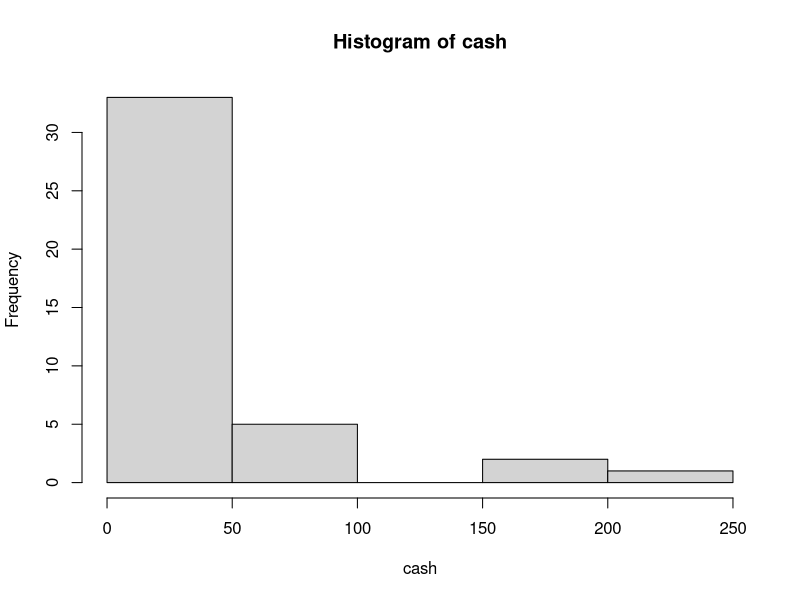
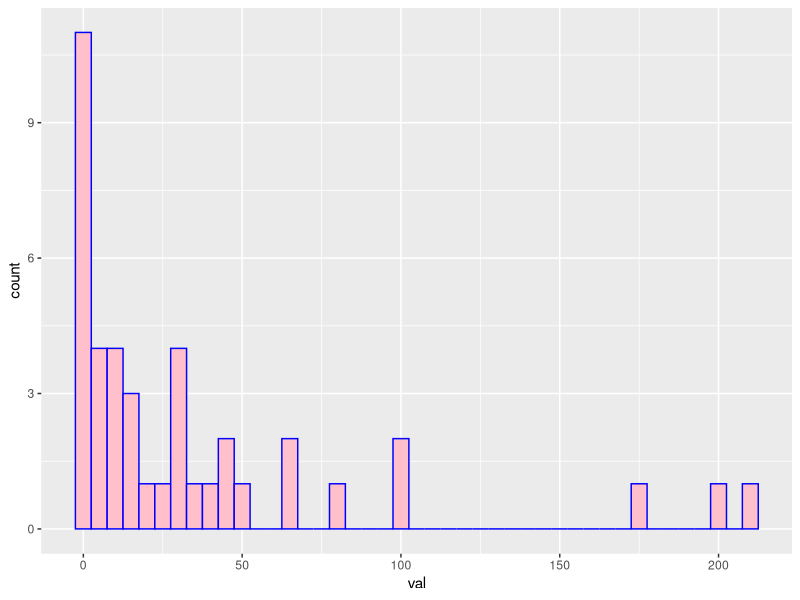

These figures' R source, in order:
## ---- chunk 1
#You can also include notes in code chunks; however, to let R know that they are text and not code, they need to begin with the # symbol.

#First we will see how R can perform simple calculations
#Suppose we want to calculate 2+2
2+2 #you can add notes anywhere
## ---- chunk 2
184+32
158976+2546
## ---- chunk 3
sqrt(9) #sqrt is an example of a built-in R function - we'll learn a lot of these this semester
## ---- chunk 4
9-2

9^2 #the carrot ^ symbol is used to exponentiate

3*6 #asterisk * is used for multiplication
## ---- chunk 5
#let's assign the number 9 to an object named x
x <- 9 #we can do this using a backwards arrow

#you can also assign objects using the equals sign
z = 4 

y <- 2 #this assigns the number 2 to y

#Note: you don't have to choose single-letter object names
ollietheobject <- 52
## ---- chunk 6
y+z #what numbers do these objects represent? What answers do we expect here? 

sqrt(x)

ollietheobject - y

z^y
## ---- chunk 7
#Let's create a vector with the following numbers: 4 5 63 67 89
vector1 <- c(4,5,63,67,89) #concatenate 

#Let's create another vector with the numbers: 88 92 71 69 99
vector2 <- c(88, 92, 71, 69, 99)

mean(vector2)

#now let's create a vector with string (or non-numeric) data: dog, cat, bunny
vectorstring <- c("dog", "cat", "bunny") #for non-numeric data, we use "" to show R that these aren't numbers
## ---- chunk 8
#print the ollietheobject object
ollietheobject

#print our string vector
vectorstring

#print our numeric vector
vector1
## ---- chunk 9
#Let's make a dataframe out of our two numeric vectors. We can do this because they're both
#the same size (5 elements each). I'm going to store the dataframe in an object.
week1dataframe <- data.frame(vector1, vector2)

#print the dataframe
week1dataframe
## ---- chunk 10
#help(data.frame)
## ---- chunk 11
names(week1dataframe) <- c("SID", "Score")

week1dataframe
## ---- chunk 12
#let's add a new variable: Sex
week1dataframe$Sex <- c("M","F","F","M","F")

week1dataframe
## ---- chunk 13
#let's add another variable: age
week1dataframe$Age = c(29,20,25,27,35)

week1dataframe
## ---- chunk 14
#let's just look at the sex data
week1dataframe$Sex

wk1df <- data.frame(week1dataframe$Sex, vector1, vector2)
## ---- chunk 15
mathability <- c(6,5,6,1,4,4,5,6,5,3,5,6,7,3,5,5,4,5,4,7,2,5,5,2,6,5,5,4,5,3,5,7,6,5,3)
mathability
## ---- chunk 16
mathtable <- table(mathability)

#Let's make the table look a little better using transform - this is like the transpose function in excel
transform(mathtable)
## ---- chunk 17
freq_table <- transform(table(mathability)) #save the pretty table to an object
n <- length(mathability) #store the total number of elements in the original vector in the object n

#built the table - adding relative frequency, cumulative frequency, and cumulative percent
transform(freq_table, Rel_Freq=prop.table(Freq), Cum_Freq=cumsum(Freq), Cum_Percent=(cumsum(Freq)/n))
## ---- chunk 18
#First, enter in the data as a vector
cash <- c(.05,6,30,0,65,4.75,50,0,100,.17,15,210,2,175,42,65,2,
          200,0,10,0,15,20,30,
          12,0,30,45,7,10,80,12,28,.75,100,33,1,14,5,23,45)

#To create the histogram, we'll use the R function hist
hist(cash)
## ---- chunk 19
#To actually USE ggplot, we need to make sure the library is open. 
library(ggplot2)
## ---- chunk 20
#One IMPORTANT note -- ggplot doesn't like dealing with lone vectors... it expects you to pass it a data.frame. All we have to do is save our "cash" vector as a dataframe using our trusty data.frame function.
cashdata <- data.frame(val=cash)

#NOW for the plotting!
histplot <- ggplot(cashdata, aes(x=val)) +  geom_histogram(binwidth=5, color="blue", fill="pink") 

#the line above specifies our dataframe and then the variable we want to plot (look at your dataframe to get the name of your variable, in this case it is "val"). ggplot tells R we're building a plot, and "aes" stands for aesthetics. The beginning of the line will SAVE our plot as "histplot" (remember, you choose the name!)

#the code after the + tells R that I want it to plot a histogram (geom_histogram), I want my bin widths to be 5 (you can change this to whatever number you want) and I want my bars to be blue (you can change this) and the bars to be filled in pink (you can change this).

#Q: Now, what if I want to "print" this plot? What would I type next? (scroll down to see the answer)
## ---- chunk 21
histplot
